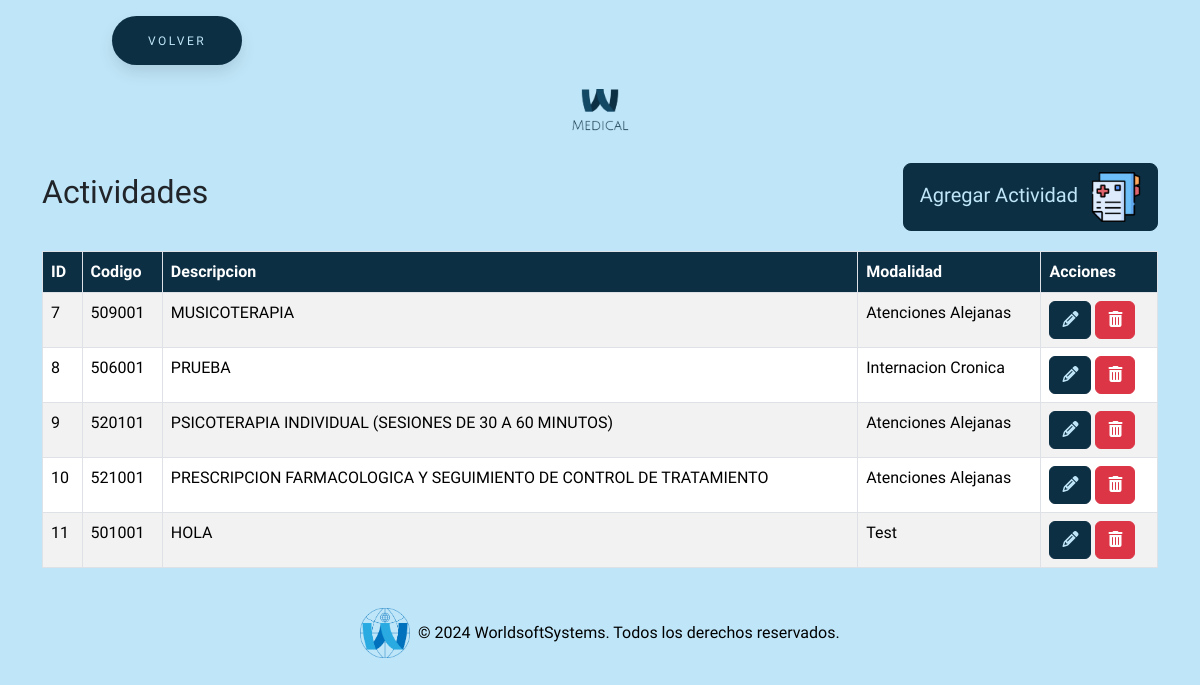
Page /todosAjustes/actividades/actividades.php (signed in) on the earlier database version.
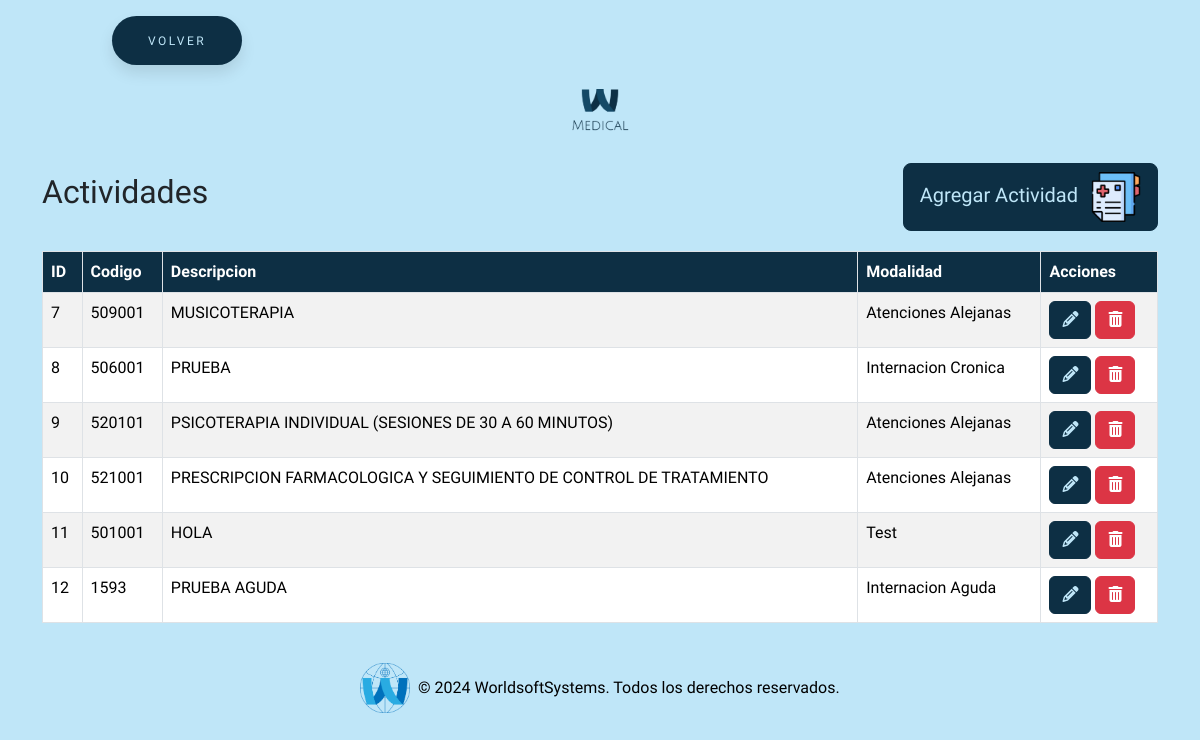
Same page on the later database version.
### tables this page shows
CREATE TABLE `actividades` (
  `descripcion` varchar(255) NOT NULL,
  `id` int(255) NOT NULL,
  `codigo` varchar(255) NOT NULL,
  `modalidad` int(11) NOT NULL
);

CREATE TABLE `modalidad` (
  `id` int(11) NOT NULL,
  `codigo` varchar(255) NOT NULL,
  `descripcion` varchar(255) NOT NULL
);

### todosAjustes/actividades/actividades.php (the view, shortened to what this page needs)
<?php
require_once "../../conexion.php";
$sql = "SELECT a.id AS a_id,a.codigo AS a_codigo,a.descripcion AS a_desc,m.descripcion AS desc_modali,m.id AS id_modali FROM actividades a JOIN modalidad m ON a.modalidad = m.id";
$result = $conn->query($sql);
?>
<!DOCTYPE html>
<html lang="en">
<head>
    <link href="https://cdn.jsdelivr.net/npm/bootstrap@5.3.3/dist/css/bootstrap.min.css" rel="stylesheet"
>
    <link rel="stylesheet" href="https://cdnjs.cloudflare.com/ajax/libs/font-awesome/6.5.2/css/all.min.css"
 />
    <link rel="stylesheet" href="../../estilos/styleBotones.css">
    <link rel="stylesheet" href="../../estilos/styleGeneral.css">
</head>
<body>
    <button class="button" style="vertical-align:middle; margin-left:7rem"
        onclick="window.location.href = '../../seccionAjustes/ajustes.php';">
        <span>VOLVER</span>
    </button>
    <div class="text-center my-4">
        <img src="../../img/logo.png" alt="Logo MEDICAL" class="img-fluid" style="max-width: 120px;">
    </div>
    <div class="container">
        <div class="title-container">
            <h2>Actividades</h2>
            <button type="button" class="btn btn-custom btn-lg" data-bs-toggle="modal"
                data-bs-target="#agregarActividadModal">
                Agregar Actividad <img src="../../img/actividad.png" alt="Icono agregar obra social"
                    style="width: 50px; height: 50px; margin-left: 8px;">
            </button>
        </div>
        <table class="table table-striped table-bordered">
            <thead class="table-custom">
                <tr>
                    <th>ID</th>
                    <th>Codigo</th>
                    <th>Descripcion</th>
                    <th>Modalidad</th>
                    <th>Acciones</th>
                </tr>
            </thead>
            <tbody>
                <?php if ($result->num_rows > 0): ?>
                    <?php while ($row = $result->fetch_assoc()): ?>
                        <tr>
                            <td><?= $row["a_id"] ?></td>
                            <td><?= $row["a_codigo"] ?></td>
                            <td><?= $row["a_desc"] ?></td>
                            <td><?= $row["desc_modali"] ?></td>
                            <td>
                                <button class="btn btn-custom-editar" onclick='editarActividad(<?= json_encode($row) ?>)'><i
                                        class="fas fa-pencil-alt"></i></button>
                                <a href="?eliminar=<?= $row['a_id'] ?>" class="btn btn-danger"
                                    onclick="return confirm('¿Estás seguro de que deseas eliminar esta actividad?');"><i
                                        class="fas fa-trash-alt"></i></a>
                            </td>
                        </tr>
                    <?php endwhile; ?>
                <?php else: ?>
                    <tr>
                        <td colspan="4">No se encontraron resultados</td>
                    </tr>
                <?php endif; ?>
            </tbody>
        </table>
    </div>
    <footer class="bg-dark text-white text-center py-4 mt-auto">
        <div class="container">
            <div class="row justify-content-center">
                <div class="col-md-12 footer-logo-text">
                    <img src="../../img/logoWSS.png" alt="Logo" class="img-fluid" style="max-height: 50px;">
                    <p class="mb-0">&copy; 2024 WorldsoftSystems. Todos los derechos reservados.</p>
                </div>
            </div>
        </div>
    </footer>
</body>
</html>

Differences in the rows shown:
added actividades: id "12", codigo "1593", descripcion "PRUEBA AGUDA", modalidad.descripcion "Internacion Aguda"
